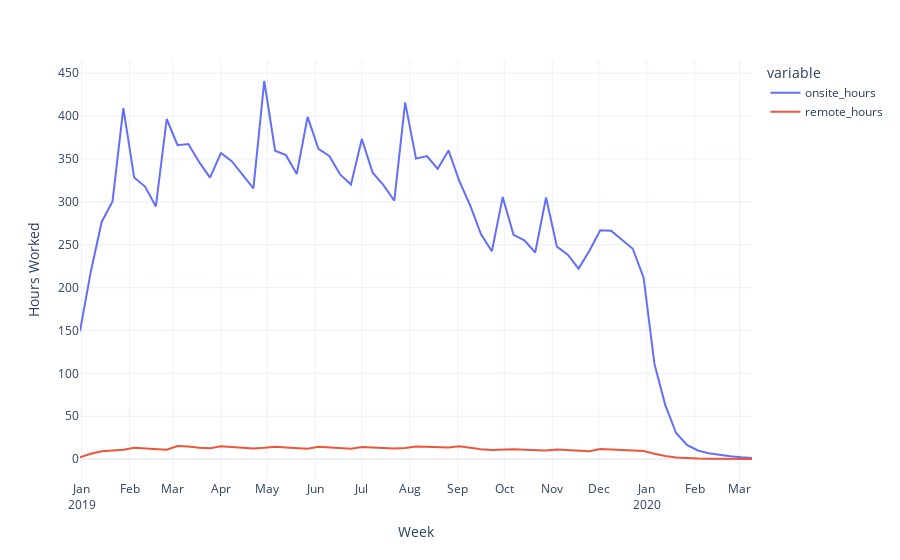

Notebook code cell kept with this figure:
### Code cell
fig0 = px.line(df_rolling / 40, 
               x = df_rolling.index, 
               y = df_rolling.columns[0:2],
              template = "plotly_white")

fig0.update_xaxes(
    dtick="M1",
    tickformat="%b\n%Y",
)

fig0.update_layout(
    xaxis_title = 'Week',
    yaxis_title = 'Hours Worked'
)

fig0.show();
